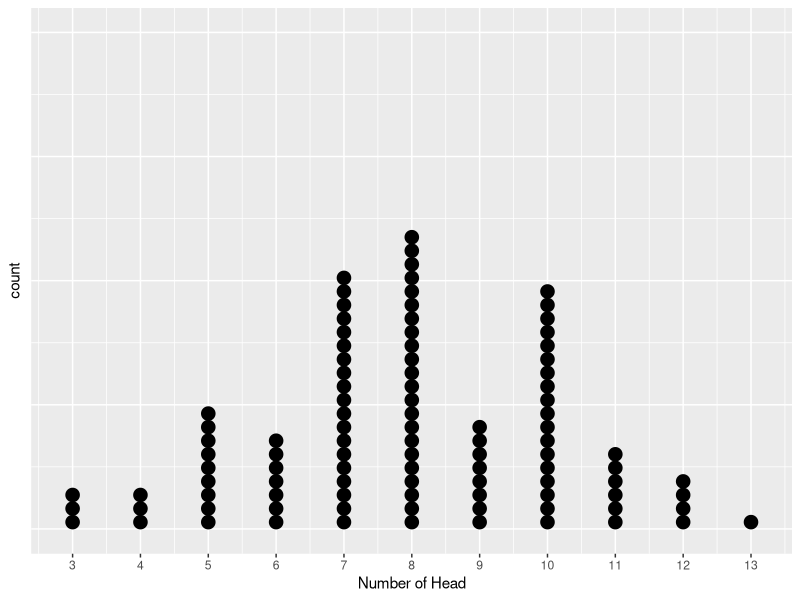

R code for this plot:
## ---- chunk 1
# The following code simulates the number of head obtained from flipping a coin 10 times. 
resultContainer <- numeric(length=10)
for (i in 1: 10){
# in each trail, there are only two possible outcomes, 0 represents tail and 1 represents head. 
  resultContainer[i] <- sample(0:1,1)
}
# Each value in the resultContainer represents result from flipping the coin each time, since one repetition contains 10 trails, there are 10 values in resultContainer. 
resultContainer
# sumHead represents the total number of head obtained from flipping the coin 10 times. 
sumHead <- sum(resultContainer)
sumHead
## ---- chunk 2
# oneRep saves result of one repetion (16 trails). In each trial, outcome is 0 or 1. 
oneRep <- rep(NA,16)
# container saves result of all 100 replications.  
container <- t(replicate(100,oneRep))
for (i in 1:100) {
  for (j in 1:16){
    # 0 stands for Buzz guessing wrong and 1 stands for Buzz guessing correctly. 
    container[i,j] <- sample(0:1,1)
  }
}
# calculate number of head in each replication and save the result in the dis100Rep vector
dis100Rep <- rowSums(container)
# create a dataframe "simulatedDisM" saving result for each repetition
repLabel <- 1:100
simulatedDis <- cbind(repLabel,dis100Rep)
simulatedDisM <- as.data.frame(simulatedDis)
head(simulatedDisM)
# plot the resulted dataframe in a dot plot. 
library(ggplot2)
ggplot(simulatedDisM, aes(x = dis100Rep)) +
  geom_dotplot(method="histodot",binwidth = 0.2)+
  theme(
    axis.text.y=element_blank(),  #remove y axis labels
    axis.ticks.y=element_blank()  #remove y axis ticks
  )+
  scale_x_continuous(breaks=c(1:16))+
  labs(x="Number of Head")
